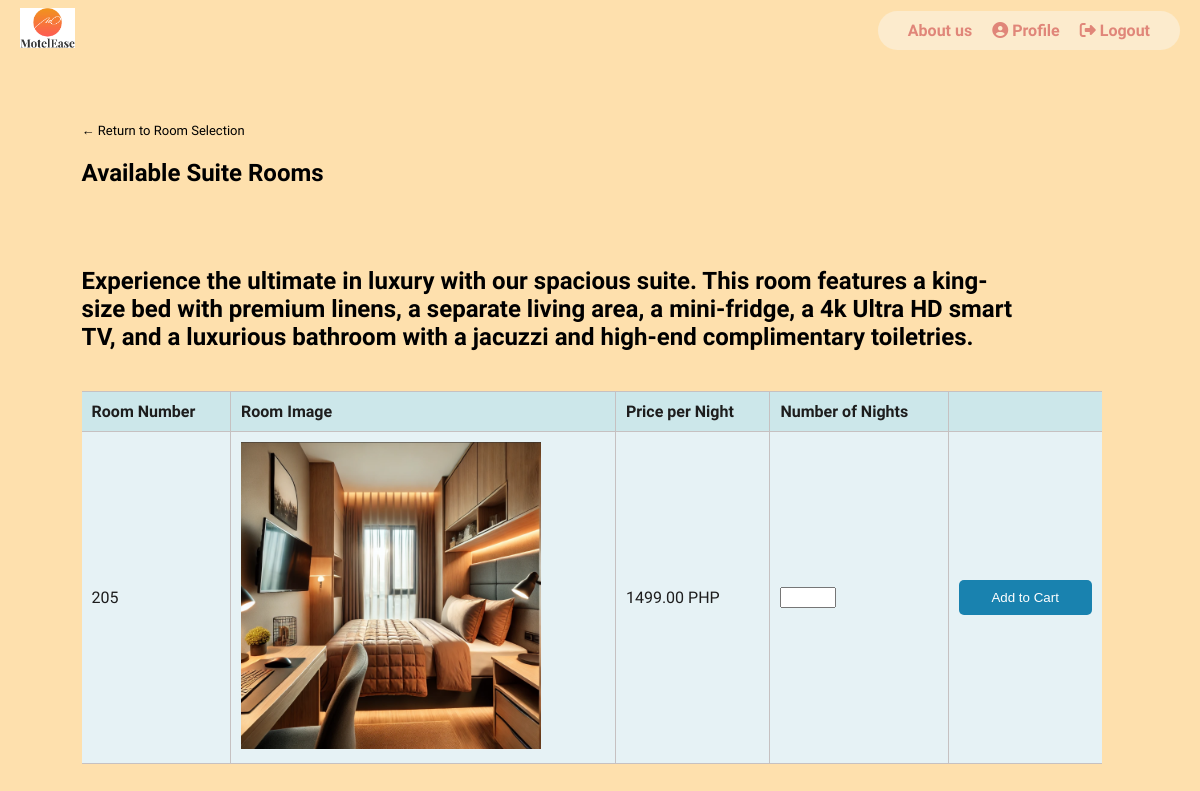
The app's page /ITPROGhotel/php/Suite.php (signed in) with its own data.
### tables this page shows
CREATE TABLE `rooms` (
  `id` int NOT NULL,
  `type` varchar(50) DEFAULT NULL,
  `price_per_night` decimal(10,2) DEFAULT NULL,
  `availability` int DEFAULT NULL,
  `image` mediumblob NOT NULL,
  `room_number` int NOT NULL
);

### ITPROGhotel/php/Suite.php (the view, shortened to what this page needs)
<?php
$conn = new mysqli('localhost', 'root', '', 'itproghs');
$stmt = $conn->prepare("SELECT * FROM rooms WHERE type = 'Suite' AND availability = 0");
$stmt->execute();
$result = $stmt->get_result();
$suiteRooms = $result->fetch_all(MYSQLI_ASSOC);
?>
<!DOCTYPE html>
<html>
<head>
    <link href="rooms.css" rel="stylesheet" type="text/css">
    <link rel="stylesheet" href="https://cdnjs.cloudflare.com/ajax/libs/font-awesome/6.2.0/css/all.min.css">
</head>
<body class="loggedin">
    <nav class="navtop">
        <div class="nav-container">
            <div class="logo">
                <a href="home.php"><img src="uploads/motel-ease_logo.png"></a>
            </div>
            <div class="nav-links">
                <a href="aboutus.html" class="nav-link">About us</a>
                <a href="profile.php" class="nav-link"><i class="fas fa-user-circle"></i> Profile</a>
                <a href="logout.php" class="nav-link"><i class="fas fa-sign-out-alt"></i> Logout</a>
            </div>
        </div>
    </nav>
    <div class="content">
        <p><a href="room-selection.php" class="back-btn"> ← Return to Room Selection</a></p>
        <h2>Available Suite Rooms</h2>
        <h2></h2>
        <h2>Experience the ultimate in luxury with our spacious suite. This room features a king-size bed with premium linens, a separate living area, a mini-fridge, a 4k Ultra HD smart TV, and a luxurious bathroom with a jacuzzi and high-end complimentary toiletries.</h2>
        <table class="rooms-table">
            <thead>
                <tr>
                    <th>Room Number</th>
                    <th>Room Image</th>
                    <th>Price per Night</th>
                    <th>Number of Nights</th>
                    <th></th>
                </tr>
            </thead>
            <tbody>
                <?php foreach ($suiteRooms as $room): ?>
                    <tr>
                        <td><?= htmlspecialchars($room['room_number']) ?></td>
                        <td><img src="<?= $room['image'] ?>"width="300"></td>
                        <td><?= htmlspecialchars($room['price_per_night']) ?> PHP</td>
                        <td>
                            <form action="add-to-cart.php" method="post">
                                <input type="number" name="quantity" min="1" max="30" required>
                        </td>
                        <td>
                            <input type="submit" value="Add to Cart" class="button-item">
                        </td>
                    </tr>
                <?php endforeach; ?>
            </tbody>
        </table>
    </div>
</body>
</html>

### ITPROGhotel/php/rooms.css (style rules this page uses)
body { font-family:'Lalezar', system-ui; margin: 0; padding: 0; background-color: #fee0ad; }
.navtop { height: 40px; width: 100%; border: 0; display: flex; align-items: center; justify-content: space-between; }
.nav-container { width: 100%; display: flex; align-items: center; justify-content: space-between; margin-right: 20px; margin-left: 20px; margin-top: 20px; }
.logo a img { height: 40px; }
.nav-links { display: flex; align-items: center; float: right; text-decoration: none; color: #e08679; font-weight: bold; background-color: #fcebcd; border-radius: 20px; padding: 10px 20px; }
.nav-link { padding-left: 10px; padding-right: 10px; }
.nav-link { color: #e08679; text-decoration: none; }
.content { width: 85%; margin-top: 80px; }
.back-btn { font-size: small; margin-left: 8%; color: #000000; text-decoration: none; }
.content h2 { margin-left: 8%; padding-bottom: 20px; color: #000000; }
.rooms-table { width: 100%; border-collapse: collapse; margin-left: 8%; background-color: #e6f2f5; color: #1d1d1d; }
.rooms-table th { background-color: #cce7ea; }
.rooms-table th, .rooms-table td { padding: 10px; text-align: left; border-bottom: 1px solid #C6C1C1; border-top: 1px solid #C6C1C1; }
.rooms-table th:not(:first-child), .rooms-table td:not(:first-child) { border-left: 1px solid #C6C1C1; }
.rooms-table th:not(:last-child), .rooms-table td:not(:last-child) { border-right: 1px solid #C6C1C1; }
.button-item { background-color: #1982af; color: white; border: none; width: 100%; padding: 10px 20px; border-radius: 5px; cursor: pointer; }

### records on screen
rooms: room_number "205", image (picture), price_per_night "1499.00"
